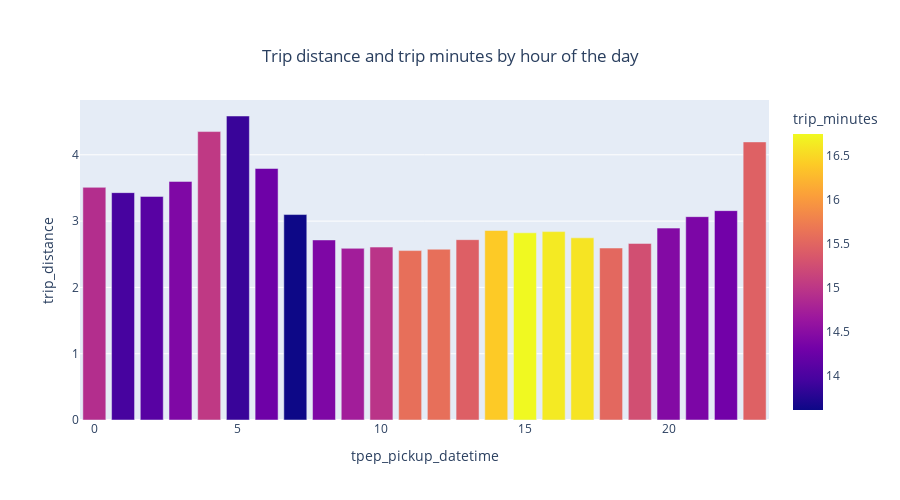

Notebook cell for this chart:
### Markdown cell above
#### Trip distance and trip minutes by hour of the day

### Code cell
%%time
fig = px.bar(h_avg_table, x='tpep_pickup_datetime', y='trip_distance',
            color='trip_minutes',
             title='Trip distance and trip minutes by hour of the day',
            height=500)


fig.update_layout(
    title={
        'text': "Trip distance and trip minutes by hour of the day",
        'y':0.9,
        'x':0.5,
        'xanchor': 'center',
        'yanchor': 'top'})

fig.show()

### Figure 1 — Plotly figure (JSON) as saved in the notebook; plotly's stock layout.template omitted (floating-point values rounded to 4 significant figures)
{"data": [{"alignmentgroup": "True", "hovertemplate": "tpep_pickup_datetime=%{x}<br>trip_distance=%{y}<br>trip_minutes=%{marker.color}<extra></extra>", "legendgroup": "", "marker": {"color": [14.9, 13.97, 14.1, 14.41, 15.03, 13.87, 14.28, 13.61, 14.41, 14.72, 14.97, 15.61, 15.61, 15.44, 16.4, 16.75, 16.65, 16.6, 15.53, 15.26, 14.45, 14.39, 14.3, 15.46], "coloraxis": "coloraxis"}, "name": "", "offsetgroup": "", "orientation": "v", "showlegend": false, "textposition": "auto", "type": "bar", "x": [0, 1, 2, 3, 4, 5, 6, 7, 8, 9, 10, 11, 12, 13, 14, 15, 16, 17, 18, 19, 20, 21, 22, 23], "xaxis": "x", "y": [3.509, 3.429, 3.372, 3.599, 4.351, 4.585, 3.794, 3.099, 2.716, 2.589, 2.608, 2.555, 2.576, 2.72, 2.858, 2.824, 2.841, 2.748, 2.594, 2.663, 2.894, 3.067, 3.158, 4.194], "yaxis": "y"}], "layout": {"barmode": "relative", "coloraxis": {"colorbar": {"title": {"text": "trip_minutes"}}, "colorscale": [[0, "#0d0887"], [0.1111, "#46039f"], [0.2222, "#7201a8"], [0.3333, "#9c179e"], [0.4444, "#bd3786"], [0.5556, "#d8576b"], [0.6667, "#ed7953"], [0.7778, "#fb9f3a"], [0.8889, "#fdca26"], [1, "#f0f921"]]}, "height": 500, "legend": {"tracegroupgap": 0}, "title": {"text": "Trip distance and trip minutes by hour of the day", "x": 0.5, "xanchor": "center", "y": 0.9, "yanchor": "top"}, "xaxis": {"anchor": "y", "domain": [0, 1], "title": {"text": "tpep_pickup_datetime"}}, "yaxis": {"anchor": "x", "domain": [0, 1], "title": {"text": "trip_distance"}}}}
